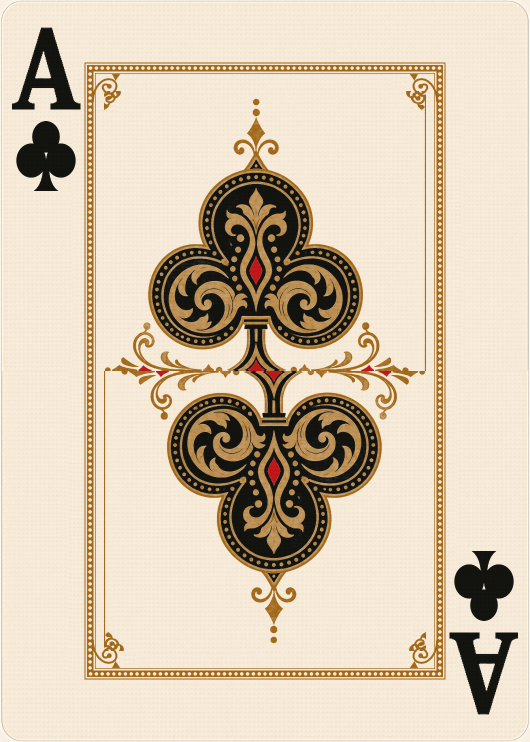
#> input picture prototype/assets/table/cards/01_A_of_Clubs.png, 1060 x 1484 px (shown at 1/2 size); its folder holds only this picture in this run
$ python cut_cards.py
#> lines starting #> are read from the running program, lines starting #| are printed output that depends on the picture
"""Cut the playing cards out of their background.

    python3 tools/cut_cards.py

The uploaded cards in assets/table/cards/ (1060x1484, RGB) share one template: a rounded
card with a thin grey outline on a light background of almost the same colour as the card,
so the background cannot be keyed out by colour. Instead the alpha is the exact card shape:
a rounded rectangle along the outer edge of the outline (measured: outline centred on
x 3.00..1055.84, y 1.93..1481.06, corner radius 40.25), anti-aliased by signed distance.
The colour pixels are left untouched and the result is written as lossless PNG over the
originals. A 300x420 PNG of each Blot card (7..A) goes to assets/table/cards/play/ for the
game. Running it again on already cut cards gives the same result.
"""
import os
import numpy as np
from PIL import Image

HERE = os.path.dirname(os.path.abspath(__file__))
DIR = os.path.join(HERE, '..', 'assets', 'table', 'cards')
OUT = os.path.join(DIR, 'play')
L, R, T, B, RADIUS = 3.00, 1055.84, 1.93, 1481.06, 40.25   # outline centre, in pixel indices
GROW = .6                      # cut just outside the middle of the outline: its outer anti-aliased
                               # pixel was blended with the light background and shows as a pale rim
PLAY_SIZE = (300, 420)
RANKS = {'A': 'A', '7': '7', '8': '8', '9': '9', '10': '10', 'J': 'J', 'Q': 'Q', 'K': 'K'}
SUITS = {'Clubs': 'C', 'Diamonds': 'D', 'Hearts': 'H', 'Spades': 'S'}


def card_alpha(w, h):
    # pixel index i covers [i, i + 1), so its centre is i + .5
    x0, x1, y0, y1, r = L + .5 - GROW, R + .5 + GROW, T + .5 - GROW, B + .5 + GROW, RADIUS + GROW
    cx, cy, hx, hy = (x0 + x1) / 2, (y0 + y1) / 2, (x1 - x0) / 2, (y1 - y0) / 2
    yy, xx = np.mgrid[0:h, 0:w].astype(np.float64) + .5
    qx = np.abs(xx - cx) - (hx - r)
    qy = np.abs(yy - cy) - (hy - r)
    sd = np.hypot(np.maximum(qx, 0), np.maximum(qy, 0)) + np.minimum(np.maximum(qx, qy), 0) - r
    return np.clip(.5 - sd, 0, 1)


def main():
    os.makedirs(OUT, exist_ok=True)
    alpha = None
    for name in sorted(os.listdir(DIR)):
        if not name.endswith('.png'):
            continue
        path = os.path.join(DIR, name)
        im = Image.open(path)
#> im is the input picture: PIL image 1060x1484 RGB; mean R, G, B 214.9, 199.4, 177.5
        rgb = np.array(im.convert('RGB'))
        h, w = rgb.shape[:2]
#> h = 1484; w = 1060
        if alpha is None or alpha.shape != (h, w):
            alpha = card_alpha(w, h)
#> in card_alpha, `sd = np.hypot(np.maximum(qx, 0), np.maximum(qy, 0)) + np.minimum(np.ma..`:
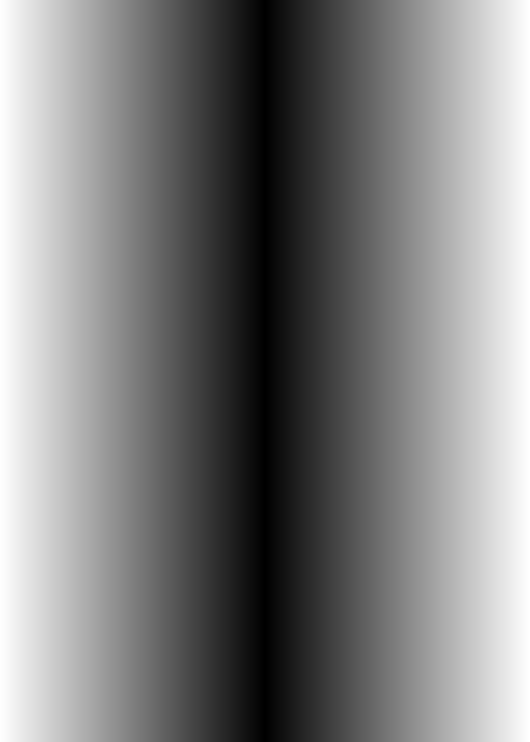
#> qx: shape (1484, 1060) float64 (shown at 1/2 size); min -485.7, max 43.41, mean -221.2; drawn with min black and max white
#> in card_alpha, `sd = np.hypot(np.maximum(qx, 0), np.maximum(qy, 0)) + np.minimum(np.ma..`:
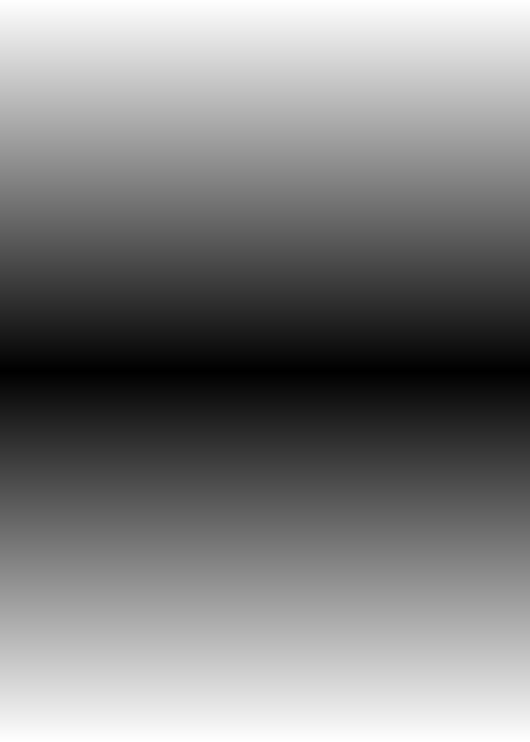
#> qy: shape (1484, 1060) float64 (shown at 1/2 size); min -698.8, max 42.19, mean -328.3; drawn with min black and max white
        a8 = np.round(alpha * 255).astype(np.uint8)
        cut = Image.fromarray(np.dstack([rgb, a8]), 'RGBA')
        cut.save(path, optimize=True)
        # 01_A_of_Spades.png -> AS
        rank, suit = name[:-4].split('_', 1)[1].split('_of_')
        if rank in RANKS:
            small = cut.convert('RGBa').resize(PLAY_SIZE, Image.LANCZOS).convert('RGBA')
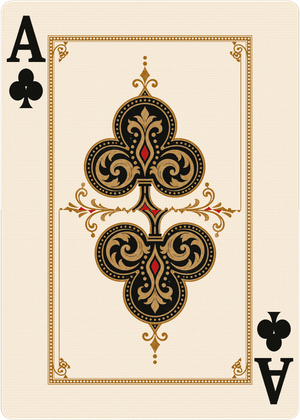
#> small: PIL image 300x420 RGBA; mean R, G, B, A 214.4, 199, 177.1, 252.8; transparent parts drawn white
            small.save(os.path.join(OUT, RANKS[rank] + SUITS[suit] + '.png'), optimize=True)
        print(name)


if __name__ == '__main__':
    main()
